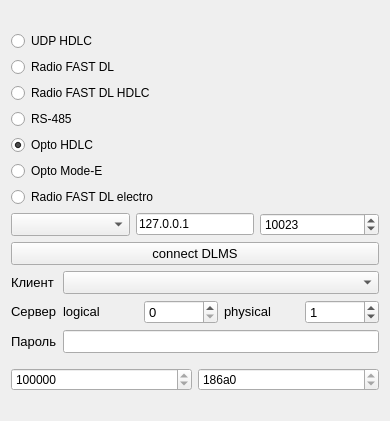
<?xml version="1.0" encoding="UTF-8"?>
<ui version="4.0">
 <class>widget_connect</class>
 <widget class="QWidget" name="widget_connect">
  <property name="geometry">
   <rect>
    <x>0</x>
    <y>0</y>
    <width>390</width>
    <height>421</height>
   </rect>
  </property>
  <property name="sizePolicy">
   <sizepolicy hsizetype="Minimum" vsizetype="Minimum">
    <horstretch>0</horstretch>
    <verstretch>0</verstretch>
   </sizepolicy>
  </property>
  <property name="minimumSize">
   <size>
    <width>0</width>
    <height>0</height>
   </size>
  </property>
  <property name="windowTitle">
   <string>Form</string>
  </property>
  <layout class="QGridLayout" name="gridLayout">
   <item row="1" column="0">
    <layout class="QVBoxLayout" name="verticalLayout">
     <item>
      <widget class="QRadioButton" name="radioButton_udp_hdlc">
       <property name="text">
        <string>UDP HDLC</string>
       </property>
       <property name="checked">
        <bool>false</bool>
       </property>
      </widget>
     </item>
     <item>
      <widget class="QRadioButton" name="radioButton_rs_fastdl">
       <property name="text">
        <string>Radio FAST DL</string>
       </property>
      </widget>
     </item>
     <item>
      <widget class="QRadioButton" name="radioButton_rs_fastdl_hdlc">
       <property name="text">
        <string>Radio FAST DL HDLC</string>
       </property>
      </widget>
     </item>
     <item>
      <widget class="QRadioButton" name="radioButton_rs_485">
       <property name="text">
        <string>RS-485</string>
       </property>
       <property name="checked">
        <bool>false</bool>
       </property>
      </widget>
     </item>
     <item>
      <widget class="QRadioButton" name="radioButton_opto_hdlc">
       <property name="text">
        <string>Opto HDLC</string>
       </property>
       <property name="checked">
        <bool>true</bool>
       </property>
      </widget>
     </item>
     <item>
      <widget class="QRadioButton" name="radioButton_opto_mode_e">
       <property name="text">
        <string>Opto Mode-E</string>
       </property>
      </widget>
     </item>
     <item>
      <widget class="QRadioButton" name="radioButton_rs_fastdl_electro">
       <property name="text">
        <string>Radio FAST DL electro</string>
       </property>
       <property name="checked">
        <bool>false</bool>
       </property>
      </widget>
     </item>
    </layout>
   </item>
   <item row="0" column="0">
    <spacer name="verticalSpacer">
     <property name="orientation">
      <enum>Qt::Vertical</enum>
     </property>
     <property name="sizeHint" stdset="0">
      <size>
       <width>0</width>
       <height>0</height>
      </size>
     </property>
    </spacer>
   </item>
   <item row="2" column="0">
    <layout class="QVBoxLayout" name="verticalLayout_3">
     <item>
      <layout class="QHBoxLayout" name="horizontalLayout">
       <item>
        <widget class="QComboBox" name="comboBox_com_port">
         <property name="sizePolicy">
          <sizepolicy hsizetype="Minimum" vsizetype="Fixed">
           <horstretch>0</horstretch>
           <verstretch>0</verstretch>
          </sizepolicy>
         </property>
         <property name="font">
          <font>
           <pointsize>10</pointsize>
          </font>
         </property>
         <property name="maxVisibleItems">
          <number>10</number>
         </property>
        </widget>
       </item>
       <item>
        <widget class="QLineEdit" name="lineEdit_host_udp_direct">
         <property name="sizePolicy">
          <sizepolicy hsizetype="Minimum" vsizetype="Fixed">
           <horstretch>0</horstretch>
           <verstretch>0</verstretch>
          </sizepolicy>
         </property>
         <property name="text">
          <string>127.0.0.1</string>
         </property>
        </widget>
       </item>
       <item>
        <widget class="QSpinBox" name="spinBox_port_udp_direct">
         <property name="sizePolicy">
          <sizepolicy hsizetype="Minimum" vsizetype="Fixed">
           <horstretch>0</horstretch>
           <verstretch>0</verstretch>
          </sizepolicy>
         </property>
         <property name="maximum">
          <number>99999999</number>
         </property>
         <property name="value">
          <number>10023</number>
         </property>
        </widget>
       </item>
      </layout>
     </item>
     <item>
      <widget class="QPushButton" name="pushButton_connect">
       <property name="sizePolicy">
        <sizepolicy hsizetype="Minimum" vsizetype="Fixed">
         <horstretch>0</horstretch>
         <verstretch>0</verstretch>
        </sizepolicy>
       </property>
       <property name="font">
        <font>
         <pointsize>10</pointsize>
        </font>
       </property>
       <property name="text">
        <string>connect DLMS</string>
       </property>
       <property name="checkable">
        <bool>true</bool>
       </property>
      </widget>
     </item>
     <item>
      <layout class="QGridLayout" name="gridLayout_2">
       <item row="0" column="1">
        <widget class="QComboBox" name="comboBox_client_addr">
         <property name="minimumSize">
          <size>
           <width>200</width>
           <height>0</height>
          </size>
         </property>
         <property name="font">
          <font>
           <pointsize>10</pointsize>
          </font>
         </property>
        </widget>
       </item>
       <item row="2" column="0">
        <widget class="QLabel" name="label_pass">
         <property name="sizePolicy">
          <sizepolicy hsizetype="Minimum" vsizetype="Fixed">
           <horstretch>0</horstretch>
           <verstretch>0</verstretch>
          </sizepolicy>
         </property>
         <property name="font">
          <font>
           <pointsize>10</pointsize>
          </font>
         </property>
         <property name="text">
          <string>Пароль</string>
         </property>
        </widget>
       </item>
       <item row="1" column="1">
        <layout class="QHBoxLayout" name="horizontalLayout_4">
         <item>
          <widget class="QLabel" name="label_3">
           <property name="sizePolicy">
            <sizepolicy hsizetype="Minimum" vsizetype="Fixed">
             <horstretch>0</horstretch>
             <verstretch>0</verstretch>
            </sizepolicy>
           </property>
           <property name="font">
            <font>
             <pointsize>10</pointsize>
            </font>
           </property>
           <property name="text">
            <string>logical</string>
           </property>
          </widget>
         </item>
         <item>
          <widget class="QSpinBox" name="spinBox_server_addr_logical">
           <property name="font">
            <font>
             <pointsize>10</pointsize>
            </font>
           </property>
           <property name="maximum">
            <number>16383</number>
           </property>
          </widget>
         </item>
         <item>
          <widget class="QLabel" name="label_4">
           <property name="sizePolicy">
            <sizepolicy hsizetype="Minimum" vsizetype="Fixed">
             <horstretch>0</horstretch>
             <verstretch>0</verstretch>
            </sizepolicy>
           </property>
           <property name="font">
            <font>
             <pointsize>10</pointsize>
            </font>
           </property>
           <property name="text">
            <string>physical</string>
           </property>
          </widget>
         </item>
         <item>
          <widget class="QSpinBox" name="spinBox_server_addr_physical">
           <property name="font">
            <font>
             <pointsize>10</pointsize>
            </font>
           </property>
           <property name="maximum">
            <number>16383</number>
           </property>
           <property name="value">
            <number>1</number>
           </property>
          </widget>
         </item>
        </layout>
       </item>
       <item row="1" column="0">
        <widget class="QLabel" name="label_2">
         <property name="sizePolicy">
          <sizepolicy hsizetype="Minimum" vsizetype="Fixed">
           <horstretch>0</horstretch>
           <verstretch>0</verstretch>
          </sizepolicy>
         </property>
         <property name="font">
          <font>
           <pointsize>10</pointsize>
          </font>
         </property>
         <property name="text">
          <string>Сервер</string>
         </property>
        </widget>
       </item>
       <item row="2" column="1">
        <widget class="QLineEdit" name="lineEdit_pass">
         <property name="font">
          <font>
           <pointsize>10</pointsize>
          </font>
         </property>
        </widget>
       </item>
       <item row="0" column="0">
        <widget class="QLabel" name="label">
         <property name="sizePolicy">
          <sizepolicy hsizetype="Minimum" vsizetype="Fixed">
           <horstretch>0</horstretch>
           <verstretch>0</verstretch>
          </sizepolicy>
         </property>
         <property name="font">
          <font>
           <pointsize>10</pointsize>
          </font>
         </property>
         <property name="text">
          <string>Клиент</string>
         </property>
        </widget>
       </item>
      </layout>
     </item>
     <item>
      <layout class="QHBoxLayout" name="horizontalLayout_5">
       <property name="topMargin">
        <number>9</number>
       </property>
       <item>
        <widget class="QSpinBox" name="spinBox_modem_dec">
         <property name="sizePolicy">
          <sizepolicy hsizetype="Minimum" vsizetype="Fixed">
           <horstretch>0</horstretch>
           <verstretch>0</verstretch>
          </sizepolicy>
         </property>
         <property name="minimum">
          <number>7274496</number>
         </property>
         <property name="maximum">
          <number>16777215</number>
         </property>
         <property name="value">
          <number>7520047</number>
         </property>
        </widget>
       </item>
       <item>
        <widget class="QSpinBox" name="spinBox_modem_hex">
         <property name="sizePolicy">
          <sizepolicy hsizetype="Minimum" vsizetype="Fixed">
           <horstretch>0</horstretch>
           <verstretch>0</verstretch>
          </sizepolicy>
         </property>
         <property name="minimum">
          <number>7274496</number>
         </property>
         <property name="maximum">
          <number>16777215</number>
         </property>
         <property name="value">
          <number>7274496</number>
         </property>
         <property name="displayIntegerBase">
          <number>16</number>
         </property>
        </widget>
       </item>
      </layout>
     </item>
    </layout>
   </item>
   <item row="3" column="0">
    <spacer name="verticalSpacer_2">
     <property name="orientation">
      <enum>Qt::Vertical</enum>
     </property>
     <property name="sizeHint" stdset="0">
      <size>
       <width>0</width>
       <height>0</height>
      </size>
     </property>
    </spacer>
   </item>
  </layout>
 </widget>
 <resources/>
 <connections/>
</ui>
